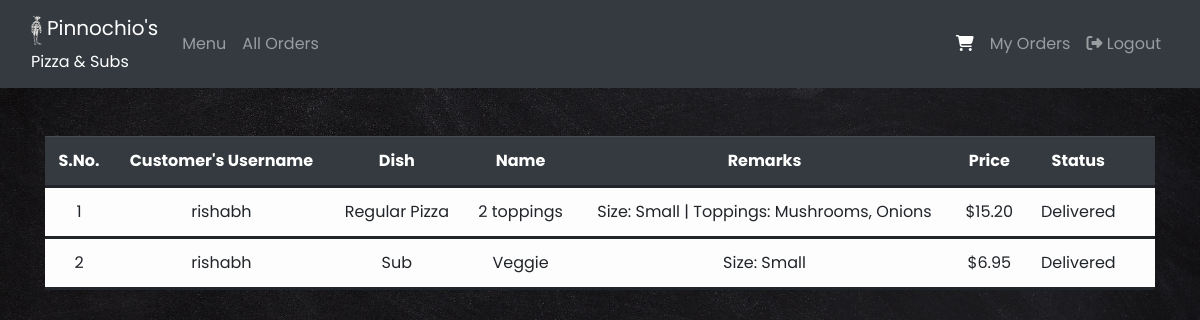
/allorders/ (signed in), run on an earlier commit of the app's database.
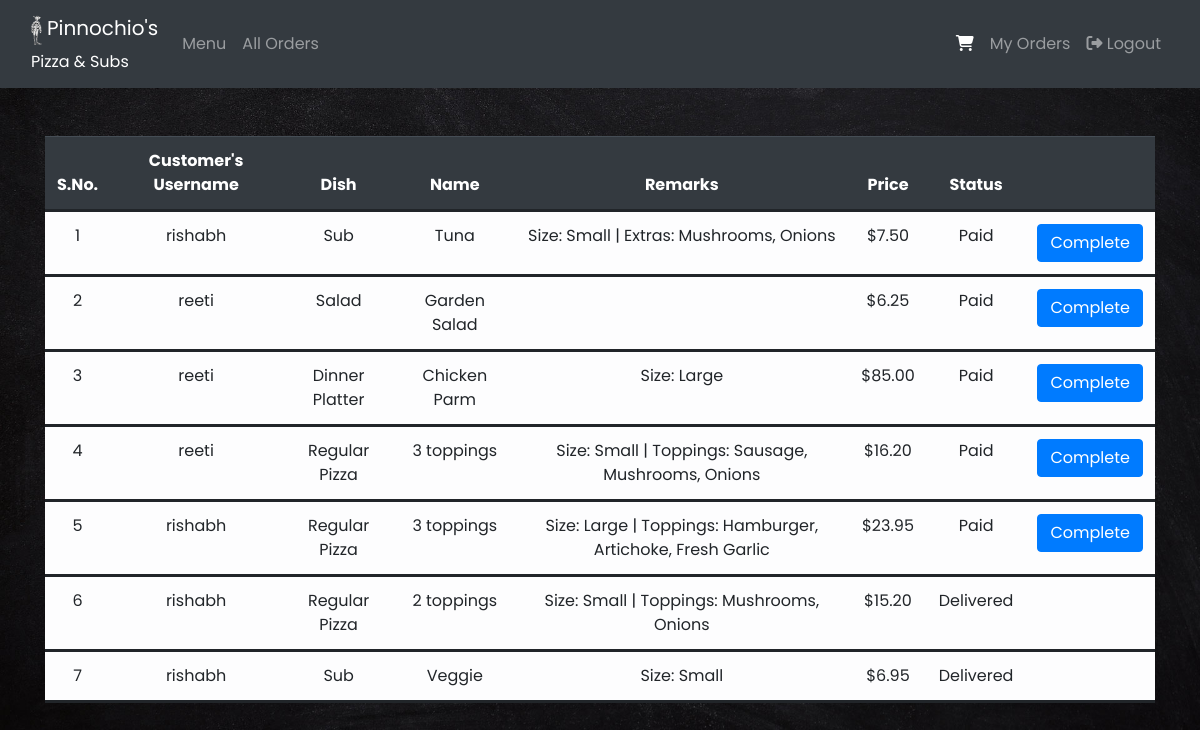
And on a later commit of the database.
### orders/models.py (models this page shows, shortened)
class Orders(models.Model):
    username = models.CharField(max_length=32)
    dishtype = models.CharField(max_length=32)
    dishname = models.CharField(max_length=32)
    price = models.DecimalField(max_digits=5, decimal_places=2, help_text='Price in US dollars')
    remarks = models.TextField()
    status = models.CharField(max_length=32)

### orders/views.py (the view)
# urls.py: path("allorders/", views.allorders, name="allorders"),
@login_required
def allorders(request):
    if request.user.is_superuser:
        orders = Orders.objects.all().order_by('id').reverse()
        context = {
            "orders" : orders
        }
        return render(request, "orders/allorders.html", context)
    else:
        return HttpResponseRedirect(reverse('index'))

### orders/templates/orders/allorders.html (shortened to what this page needs)
{% extends "orders/base.html" %}
{% block content %}
<div class="container pt-5">
    {% if orders %}
    <table class="table table-hover table-light">
        <thead class="thead-dark">
            <tr>
                <th>S.No.</th>
                <th>Customer's Username</th>
                <th>Dish</th>
                <th>Name</th>
                <th>Remarks</th>
                <th>Price</th>
                <th>Status</th>
                <th></th>
            </tr>
        </thead>
        <tbody>
            {% for order in orders %}
            <tr>
                <td>{{ forloop.counter }}</td>
                <td>{{ order.username }}</td>
                <td>{{ order.dishtype }}</td>
                <td>{{ order.dishname }}</td>
                <td>{{ order.remarks }}</td>
                <td>${{ order.price }}</td>
                <td>{{ order.status }}</td>
                {% if order.status == 'Paid' %}
                <td>
                    <form action="{% url 'complete' %}" method="POST">
                        <button type="submit" class="btn btn-primary"> Complete </button>
                    </form>
                </td>
                {% endif %}
            </tr>
            {% endfor %}
        </tbody>
    </table>
    {% else %}
    <h3 class="text-white"> There are no orders </h3>
    {% endif %}
</div>
{% endblock %}

### orders/templates/orders/base.html (shortened to what this page needs)
{% load static %}
<!DOCTYPE html>
<html>
    <head>
        <link rel="stylesheet" href="https://maxcdn.bootstrapcdn.com/bootstrap/4.5.0/css/bootstrap.min.css">
        <link rel="stylesheet" href="{% static 'orders/styles.css' %}"/>
    </head>
    <body>
        <nav class="navbar navbar-expand-sm bg-dark navbar-dark">
            <div class="container-fluid">
                <a class="navbar-brand" href="/">
                    <img src="/static/orders/pinocchio.gif" alt="" height="30px">
                    Pinnochio's <br>
                    <small>Pizza & Subs</small>
                </a>
                <div class="collapse navbar-collapse" id="myNavbar">
                    {% if user.is_authenticated %}
                    <ul class="navbar-nav mr-auto">
                        <li class="nav-item"><a href="{% url 'index' %}" class="nav-link"> Menu </a></li>
                        {% if user.is_superuser %}
                        <li class="nav-item"><a href="{% url 'allorders' %}" class="nav-link"> All Orders </a></li>
                        {% endif %}
                    </ul>
                    <ul class="navbar-nav ml-auto">
                        <a class="nav-link active" href="{% url 'cart' %}"><i class="fa fa-shopping-cart" aria-hidden="true"></i></a>
                        <li class="nav-item"><a href="{% url 'myorders' %}" class="nav-link"> My Orders </a></li>
                        <li class="nav-item"><a href="{% url 'logout' %}" class="nav-link"><i class="fas fa-sign-out-alt"></i> Logout </a></li>
                    </ul>
                    {% else %}
                    <ul class="navbar-nav ml-auto">
                        <li class="nav-item"><a href="{% url 'register' %}" class="nav-link"><i class="fas fa-user-plus"></i> Register </a></li>
                        <li class="nav-item"><a href="{% url 'login' %}" class="nav-link"><i class="fas fa-sign-in-alt"></i> Login </a></li>
                    </ul>
                    {% endif %}
                </div>
            </div>
        </nav>
        <main>
            {% block content %} {% endblock %}
        </main>
    </body>
</html>

### orders/static/orders/styles.css (style rules this page uses)
body { background-image: url('pizza-background.jpg'); background-repeat: no-repeat; background-attachment: fixed; background-size: cover; font-family: Poppins, sans-serif; }
.table tr { border-bottom: solid; }
.table tr, .table th { text-align: center; }

What changed in the data, as far as the page shows it:
added Orders: username "rishabh", dishtype "Sub", dishname "Tuna", remarks "Size: Small | Extras: Mushrooms, Onions", price "7.50", status "Paid"
added Orders: username "reeti", dishtype "Salad", dishname "Garden Salad", price "6.25", status "Paid"
added Orders: username "reeti", dishtype "Dinner Platter", dishname "Chicken Parm", remarks "Size: Large", price "85.00", status "Paid"
added Orders: username "reeti", dishtype "Regular Pizza", dishname "3 toppings", remarks "Size: Small | Toppings: Sausage, Mushrooms, Onions", price "16.20", status "Paid"
added Orders: username "rishabh", dishtype "Regular Pizza", dishname "3 toppings", remarks "Size: Large | Toppings: Hamburger, Artichoke, Fresh Garlic", price "23.95", status "Paid"
